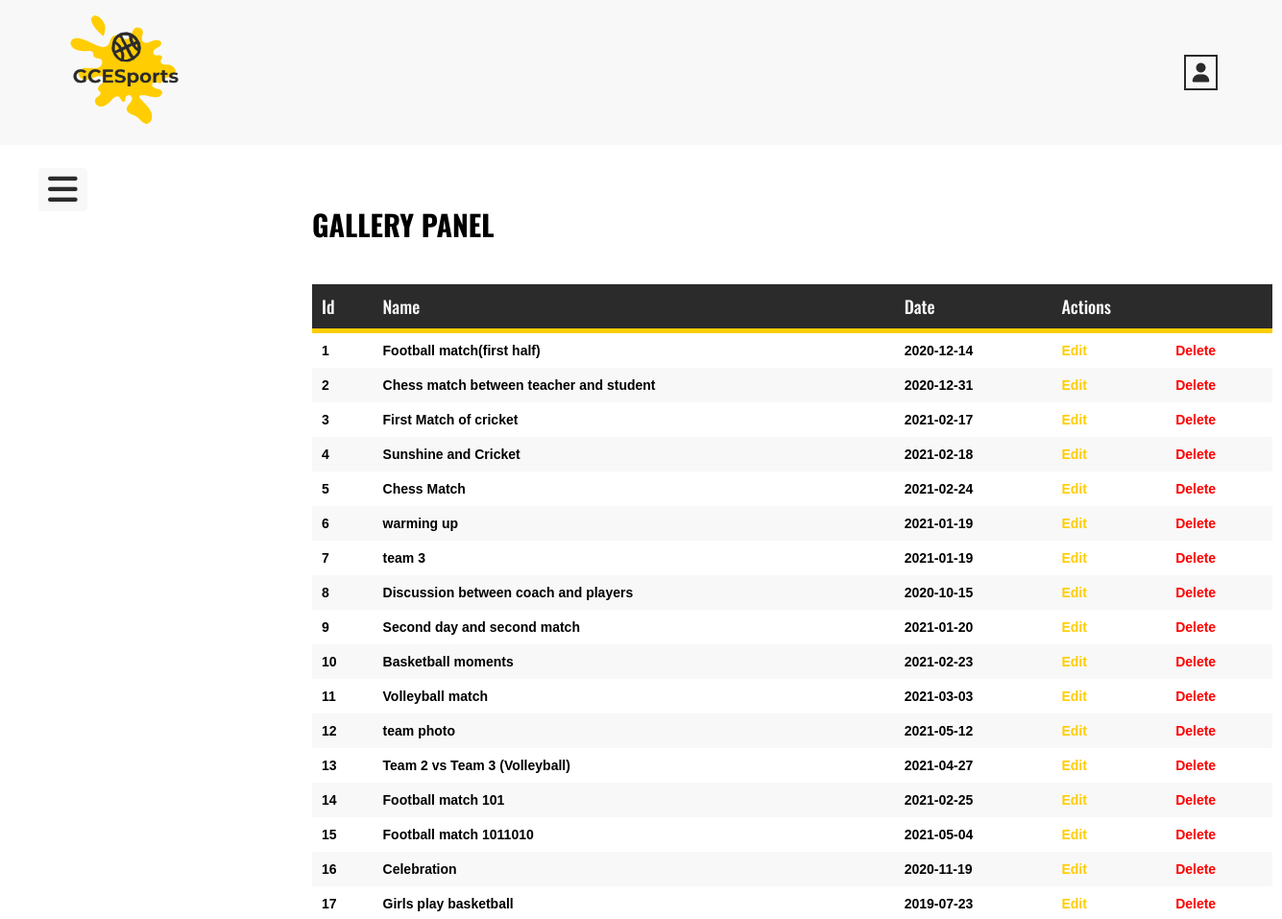
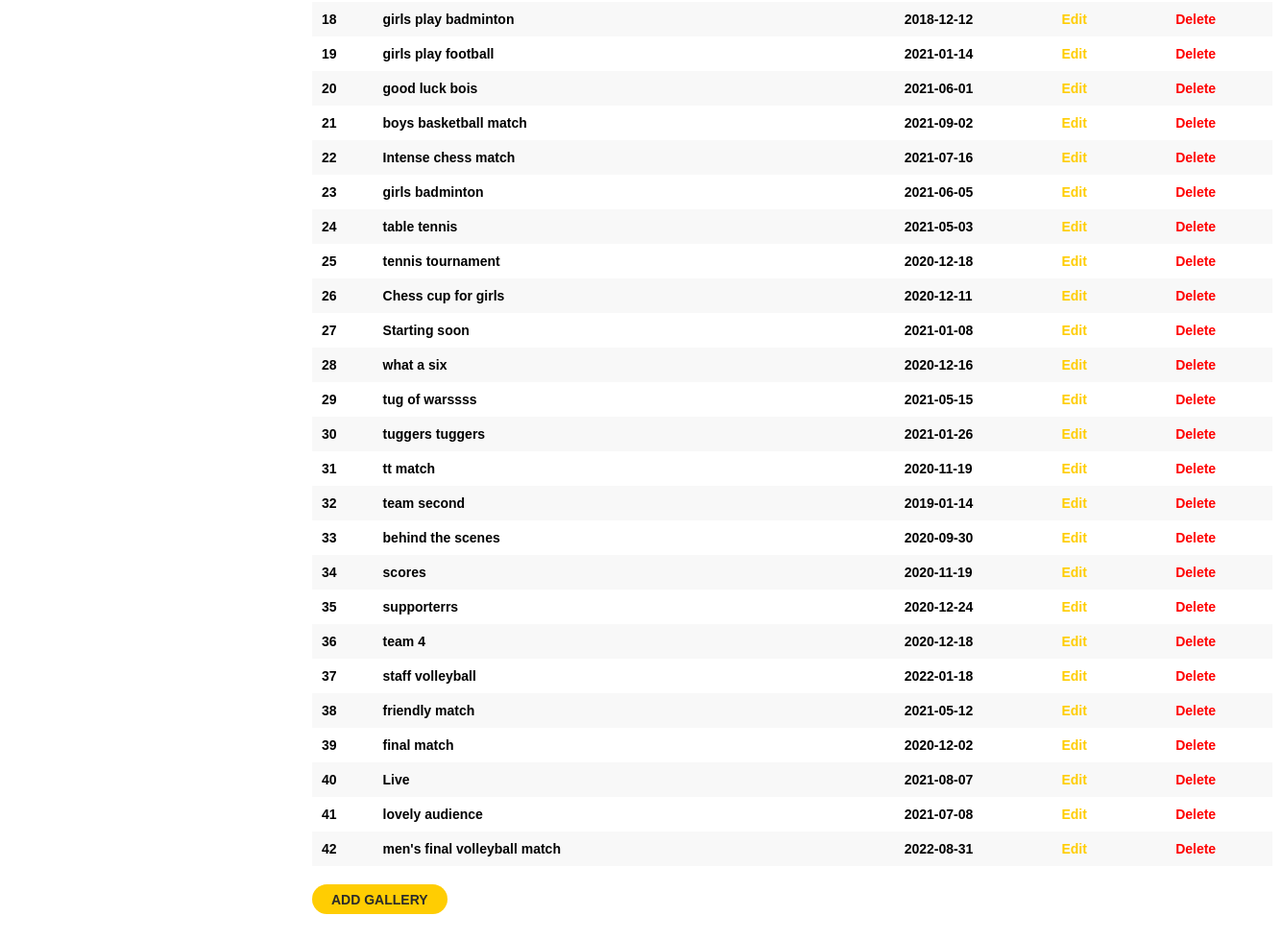
The page /main/admin/gallery/index.php on the database its author committed (2 pictures, top to bottom).
### tables this page shows
CREATE TABLE `gallerypanel` (
  `id` int(255) NOT NULL,
  `name` varchar(255) NOT NULL,
  `image` varchar(255) NOT NULL,
  `date` date NOT NULL
);

### main/controllers/gallerypanel.php (called while the page is built, shortened)
<?php
include(ROOT_PATH . '/main/database/db.php');
$table = 'gallerypanel';
$gallerys = selectAll($table);

### main/database/db.php (called while the page is built, shortened)
<?php
require('connect.php');
function selectAll($table, $conditions = [])
{
    global $conn;
    $sql = "SELECT * FROM $table";
    if(empty($conditions)) {
        $stmt = $conn->prepare($sql);
        $stmt->execute();
        $records = $stmt->get_result()->fetch_all(MYSQLI_ASSOC);
        return $records;
    }
}

### main/admin/gallery/index.php (the view, shortened to what this page needs)
<?php
    include(ROOT_PATH . '/main/controllers/gallerypanel.php');
?>
<!DOCTYPE html>
<html lang="en">
<head>
    <link rel="stylesheet" href="../css/panelheader.css?v=<?php echo time(); ?>" />
    <link rel="stylesheet" href="../css/gallerypanel.css?v=<?php echo time(); ?>" />
</head>
<body>
    <?php include(ROOT_PATH . '/main/admin/includes/header.php') ?>
    <section class="gallery-panel-table">
        <h1>Gallery Panel</h1>
        <table>
            <thead>
                <th>Id</th>
                <th>Name</th>
                <th>Date</th>
                <th colspan="3">Actions</th>
            </thead>
            <tbody>
                <?php foreach ($gallerys as $key => $gallery): ?>
                    <tr>
                        <td><?php echo $key + 1; ?></td>
                        <td><?php echo $gallery['name']; ?></td>
                        <td><?php echo $gallery['date']; ?></td>
                        <td><a href="./edit.php?id=<?php echo $gallery['id']; ?>" style="color: #ffcd02;">Edit</a></td>
                        <td></td>
                        <td><a href="./index.php?del_id=<?php echo $gallery['id']; ?>" style="color: red;">Delete</a></td>
                    </tr>
                <?php endforeach; ?>
            </tbody>
        </table>
        <div>
            <a href="./create.php">ADD GALLERY</a>
        </div>
    </section>
</body>
</html>

### main/admin/css/panelheader.css (style rules this page uses)
* { box-sizing: border-box; margin: 0; padding: 0; }

### main/admin/css/gallerypanel.css (style rules this page uses)
.gallery-panel-table { margin-left: 325px; margin-top: 60px; margin-bottom: 60px; }
.gallery-panel-table h1 { font-family: 'Oswald', sans-serif; font-weight: 700; font-size: 30px; margin-bottom: 40px; text-transform: uppercase; }
.gallery-panel-table table { border-collapse: collapse; width: 1000px; }
.gallery-panel-table th { font-family: 'Oswald', sans-serif; font-weight: 500; font-size: 18px; padding: 10px; background-color: #2b2b2b; color: #f8f8f8; border-bottom: 5px solid #FFCD02; text-align: left; }
.gallery-panel-table tr:nth-child(even) { background-color: #f8f8f8; }
.gallery-panel-table td { font-family: 'Opensans', sans-serif; font-weight: 600; font-size: 14px; padding: 10px; }
.gallery-panel-table td a { color: #2b2b2b; text-decoration: none; }
.gallery-panel-table div { margin-top: 25px; }
.gallery-panel-table div a { color: #2b2b2b; text-decoration: none; font-family: 'Opensans', sans-serif; font-weight: 600; font-size: 14px; padding: 7.5px 20px; border-radius: 20px; background-color: #FFCD02; transition: 0.5s; }

### rows shown on the page
gallerypanel: name "Football match(first half)", date "2020-12-14"
gallerypanel: name "Chess match between teacher and student", date "2020-12-31"
gallerypanel: name "First Match of cricket", date "2021-02-17"
gallerypanel: name "Sunshine and Cricket", date "2021-02-18"
gallerypanel: name "Chess Match", date "2021-02-24"
gallerypanel: name "warming up", date "2021-01-19"
gallerypanel: name "team 3", date "2021-01-19"
gallerypanel: name "Discussion between coach and players", date "2020-10-15"
gallerypanel: name "Second day and second match", date "2021-01-20"
gallerypanel: name "Basketball moments", date "2021-02-23"
gallerypanel: name "Volleyball match", date "2021-03-03"
gallerypanel: name "team photo", date "2021-05-12"
gallerypanel: name "Team 2 vs Team 3 (Volleyball)", date "2021-04-27"
gallerypanel: name "Football match 101", date "2021-02-25"
gallerypanel: name "Football match 1011010", date "2021-05-04"
gallerypanel: name "Celebration", date "2020-11-19"
gallerypanel: name "Girls play basketball", date "2019-07-23"
gallerypanel: name "girls play badminton", date "2018-12-12"
gallerypanel: name "girls play football", date "2021-01-14"
gallerypanel: name "good luck bois", date "2021-06-01"
gallerypanel: name "boys basketball match", date "2021-09-02"
gallerypanel: name "Intense chess match", date "2021-07-16"
gallerypanel: name "girls badminton", date "2021-06-05"
gallerypanel: name "table tennis", date "2021-05-03"
gallerypanel: name "tennis tournament", date "2020-12-18"
gallerypanel: name "Chess cup for girls", date "2020-12-11"
gallerypanel: name "Starting soon", date "2021-01-08"
gallerypanel: name "what a six", date "2020-12-16"
gallerypanel: name "tug of warssss", date "2021-05-15"
gallerypanel: name "tuggers tuggers", date "2021-01-26"
gallerypanel: name "tt match", date "2020-11-19"
gallerypanel: name "team second", date "2019-01-14"
gallerypanel: name "behind the scenes", date "2020-09-30"
gallerypanel: name "scores", date "2020-11-19"
gallerypanel: name "supporterrs", date "2020-12-24"
gallerypanel: name "team 4", date "2020-12-18"
gallerypanel: name "staff volleyball", date "2022-01-18"
gallerypanel: name "friendly match", date "2021-05-12"
gallerypanel: name "final match", date "2020-12-02"
gallerypanel: name "Live", date "2021-08-07"
gallerypanel: name "lovely audience", date "2021-07-08"
gallerypanel: name "men's final volleyball match", date "2022-08-31"
